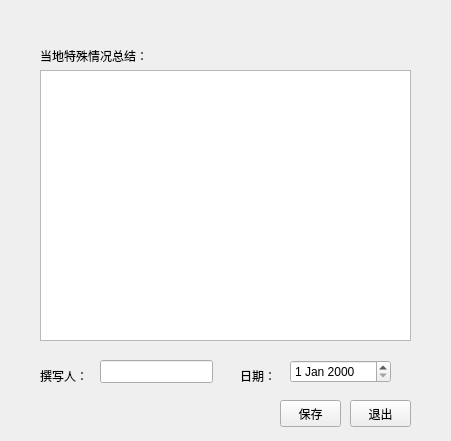
<?xml version="1.0" encoding="UTF-8"?>
<ui version="4.0">
 <class>TeShuStatusForm</class>
 <widget class="QWidget" name="TeShuStatusForm">
  <property name="geometry">
   <rect>
    <x>0</x>
    <y>0</y>
    <width>451</width>
    <height>441</height>
   </rect>
  </property>
  <property name="windowTitle">
   <string>当地特殊情况</string>
  </property>
  <widget class="QTextEdit" name="textEdit">
   <property name="geometry">
    <rect>
     <x>40</x>
     <y>70</y>
     <width>371</width>
     <height>271</height>
    </rect>
   </property>
  </widget>
  <widget class="QDateEdit" name="dateEdit">
   <property name="geometry">
    <rect>
     <x>290</x>
     <y>360</y>
     <width>101</width>
     <height>23</height>
    </rect>
   </property>
  </widget>
  <widget class="QLabel" name="label">
   <property name="geometry">
    <rect>
     <x>40</x>
     <y>40</y>
     <width>171</width>
     <height>31</height>
    </rect>
   </property>
   <property name="text">
    <string>当地特殊情况总结：</string>
   </property>
  </widget>
  <widget class="QLabel" name="label_2">
   <property name="geometry">
    <rect>
     <x>40</x>
     <y>360</y>
     <width>51</width>
     <height>31</height>
    </rect>
   </property>
   <property name="text">
    <string>撰写人：</string>
   </property>
  </widget>
  <widget class="QLineEdit" name="lineEdit">
   <property name="geometry">
    <rect>
     <x>100</x>
     <y>360</y>
     <width>113</width>
     <height>23</height>
    </rect>
   </property>
  </widget>
  <widget class="QLabel" name="label_3">
   <property name="geometry">
    <rect>
     <x>240</x>
     <y>360</y>
     <width>51</width>
     <height>31</height>
    </rect>
   </property>
   <property name="text">
    <string>日期：</string>
   </property>
  </widget>
  <widget class="QPushButton" name="pushButton">
   <property name="geometry">
    <rect>
     <x>280</x>
     <y>400</y>
     <width>61</width>
     <height>27</height>
    </rect>
   </property>
   <property name="text">
    <string>保存</string>
   </property>
  </widget>
  <widget class="QPushButton" name="pushButton_2">
   <property name="geometry">
    <rect>
     <x>350</x>
     <y>400</y>
     <width>61</width>
     <height>27</height>
    </rect>
   </property>
   <property name="text">
    <string>退出</string>
   </property>
  </widget>
 </widget>
 <resources/>
 <connections/>
</ui>
